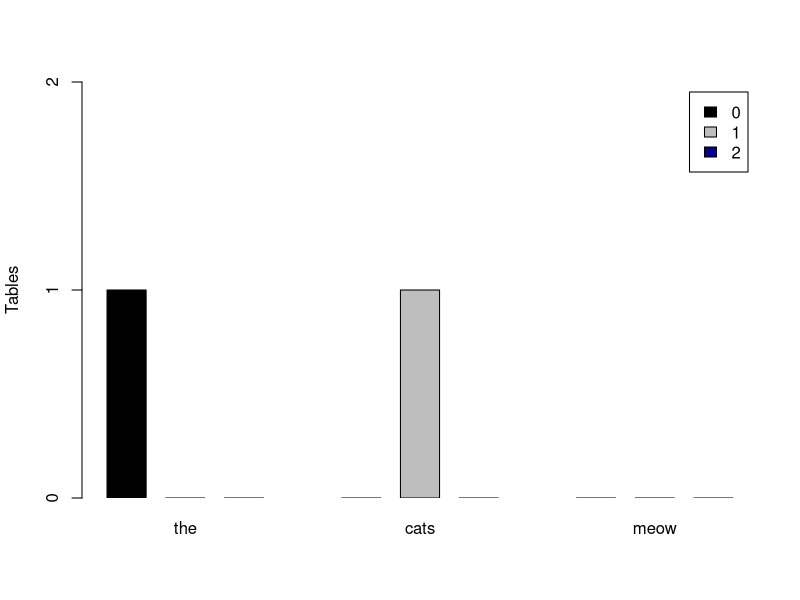

Reproduce this figure in R.
type = matrix(c(1,0,0, 0,1,0, 0,0,0), nr=3)
dimnames(type)=list(Type=c("0", "1", "2"),Constituent=c("the","cats","meow")) 

pdf('histogram_3.pdf', paper="special", width=18, height=10, onefile=FALSE,pointsize=40)

barplot(type, axes=FALSE, space=c(0.5,0.5,0.5,2.0,0.5,0.5,2.0,0.5,0.5), xpd=F,beside=TRUE,
legend=rownames(type), ylab="Tables", ylim=range(0,2), col=c("black","grey","darkblue"), las=1)
axis(side=2, at=c(0,1,2))
